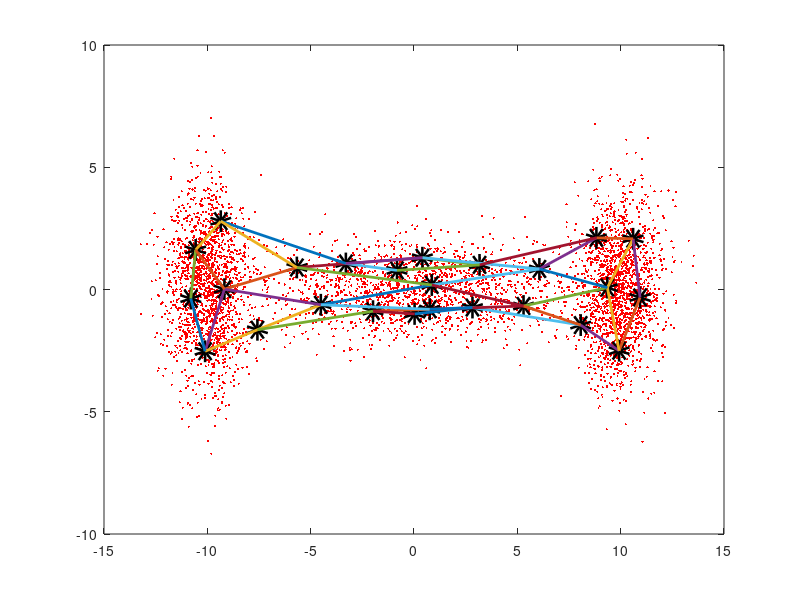

Source code (MATLAB):
% pr_exercise_9.m
% In this exercise we are fitting a SOM on an unknown distribution
%

function pr_exercise_9()
% iterations until convergence
t_max = 5000;
% initial learning rate
e_init = 1;
% final learning rate
e_final = .005;
% initial neighbourhood sigma
sigma_initial = 2;
% final neighbourhood sigma
sigma_final = 0.1;

% set som size
grid_size = 5;
data_value_range = [-10 10];

% three dimesional array NxNx2 to hold SOM
% 3rd dimension holds the x,y coordinates
grid=zeros(grid_size, grid_size, 2);

% initialize grid nodes randomly
for k=1:grid_size
    for l=1:grid_size
        grid(k, l, :) = (data_value_range(2)-data_value_range(1)) * (-.5+rand(1, 1, 2));
    end
end

X=zeros(t_max, 2);

for t=1:t_max
    x=Sample();
    % store sample
    X(t, :)=x; 

    % determine winner (node with smallest distance)
    min_dist=realmax;
    k_star=1; % row in grid of winner
    l_star=1; % column in grid of winner

    for k=1:grid_size
        for l=1:grid_size
            dist=sqrt( (x(1)-grid(k, l, 1)).^2 + (x(2)-grid(k, l, 2)).^2);

            if(dist<min_dist)
                min_dist=dist;
                k_star=k;
                l_star=l;
            end
        end
    end

    % update winner and neighbours
    for k=1:grid_size
        for l=1:grid_size
            delta = LearningRate(t) .* Neighbour(k-k_star, l-l_star, t);
            grid(k, l, 1) = grid(k, l, 1)+delta.*(x(1)-grid(k, l, 1));
            grid(k, l, 2) = grid(k, l, 2)+delta.*(x(2)-grid(k, l, 2));

        end
    end
end

% visualize results
plot(X(:, 1), X(:,2), 'r.', 'MarkerSize', 5);
hold on
plot(grid(:, :, 1), grid(:, :, 2), 'ko', 'LineWidth', 10);
% draw horizontal edges
for k=1:grid_size-1
    for l=1:grid_size
        plot([grid(k, l, 1), grid(k+1, l, 1)], [grid(k, l, 2), grid(k+1, l, 2)], 'LineWidth', 2);
    end
end
% draw vertical edges
for l=1:grid_size-1
    for k=1:grid_size
        plot([grid(k, l, 1), grid(k, l+1, 1)], [grid(k, l, 2), grid(k, l+1, 2)], 'LineWidth', 2);
    end
end

% Sample()
% returns a randomly picked point from the distribution that we want
% to approximate with SOM
function x=Sample()
    distribution=floor(3*rand());

    mu=[0, 0];
    sigma=[0 0];
    switch distribution
        case 0
            mu=[0 0];
            sigma=[4 1];
        case 1
            mu=[-10 0];
            sigma=[1 2];
        case 2
            mu=[10 0];
            sigma=[1 2];
    end

    x = mu'+sigma'.*randn(2, 1);
end

% LearningRate(t)
% returns the learning rate for time (iteration) t
function e = LearningRate(t)
    e=e_init * (e_final / e_init)^(t/t_max);
end

% Neighbour(delta_k, delta_l, t)
% returns the neighbour weight based on the distance from winner node (in grid space)
% and time (iteration) t
function h = Neighbour(delta_k, delta_l, t)
    sigma = sigma_initial * (sigma_final/sigma_initial).^(t/t_max);

    h = (1/(2*pi*sigma))*exp(-(delta_k.^2+delta_l.^2)/(2*sigma.^2));
end

end